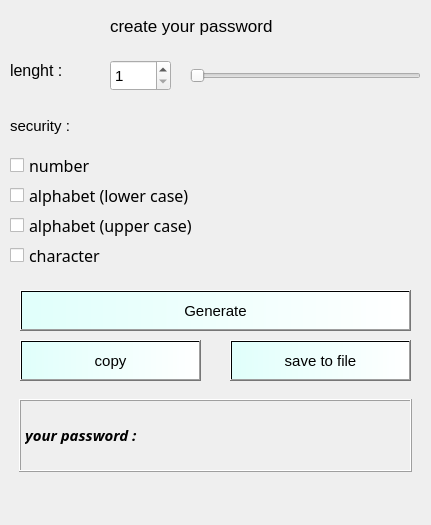
<?xml version="1.0" encoding="UTF-8"?>
<ui version="4.0">
 <class>MainWindow</class>
 <widget class="QMainWindow" name="MainWindow">
  <property name="geometry">
   <rect>
    <x>0</x>
    <y>0</y>
    <width>431</width>
    <height>525</height>
   </rect>
  </property>
  <property name="font">
   <font>
    <pointsize>11</pointsize>
   </font>
  </property>
  <property name="windowTitle">
   <string>Password Generator</string>
  </property>
  <widget class="QWidget" name="centralwidget">
   <widget class="QCheckBox" name="checkBox">
    <property name="geometry">
     <rect>
      <x>10</x>
      <y>180</y>
      <width>241</width>
      <height>31</height>
     </rect>
    </property>
    <property name="font">
     <font>
      <family>B Yekan</family>
      <pointsize>12</pointsize>
     </font>
    </property>
    <property name="text">
     <string>alphabet (lower case)</string>
    </property>
   </widget>
   <widget class="QCheckBox" name="checkBox_2">
    <property name="geometry">
     <rect>
      <x>10</x>
      <y>150</y>
      <width>111</width>
      <height>31</height>
     </rect>
    </property>
    <property name="font">
     <font>
      <family>B Yekan</family>
      <pointsize>12</pointsize>
     </font>
    </property>
    <property name="text">
     <string>number</string>
    </property>
   </widget>
   <widget class="QCheckBox" name="checkBox_3">
    <property name="geometry">
     <rect>
      <x>10</x>
      <y>210</y>
      <width>241</width>
      <height>31</height>
     </rect>
    </property>
    <property name="font">
     <font>
      <family>B Yekan</family>
      <pointsize>12</pointsize>
     </font>
    </property>
    <property name="text">
     <string>alphabet (upper case)</string>
    </property>
   </widget>
   <widget class="QCheckBox" name="checkBox_4">
    <property name="geometry">
     <rect>
      <x>10</x>
      <y>240</y>
      <width>161</width>
      <height>31</height>
     </rect>
    </property>
    <property name="font">
     <font>
      <family>B Yekan</family>
      <pointsize>12</pointsize>
     </font>
    </property>
    <property name="text">
     <string>character</string>
    </property>
   </widget>
   <widget class="QSlider" name="horizontalSlider">
    <property name="geometry">
     <rect>
      <x>190</x>
      <y>60</y>
      <width>231</width>
      <height>31</height>
     </rect>
    </property>
    <property name="minimum">
     <number>1</number>
    </property>
    <property name="maximum">
     <number>100</number>
    </property>
    <property name="pageStep">
     <number>5</number>
    </property>
    <property name="orientation">
     <enum>Qt::Horizontal</enum>
    </property>
   </widget>
   <widget class="QSpinBox" name="spinBox">
    <property name="geometry">
     <rect>
      <x>110</x>
      <y>60</y>
      <width>61</width>
      <height>31</height>
     </rect>
    </property>
    <property name="minimum">
     <number>1</number>
    </property>
    <property name="maximum">
     <number>50</number>
    </property>
   </widget>
   <widget class="QLabel" name="label_2">
    <property name="geometry">
     <rect>
      <x>10</x>
      <y>50</y>
      <width>91</width>
      <height>41</height>
     </rect>
    </property>
    <property name="font">
     <font>
      <pointsize>12</pointsize>
     </font>
    </property>
    <property name="text">
     <string>lenght : </string>
    </property>
    <property name="margin">
     <number>4</number>
    </property>
   </widget>
   <widget class="QPushButton" name="pushButton">
    <property name="geometry">
     <rect>
      <x>20</x>
      <y>290</y>
      <width>391</width>
      <height>41</height>
     </rect>
    </property>
    <property name="styleSheet">
     <string notr="true">background-color: rgb(224, 255, 251);
background-color: qlineargradient(spread:pad, x1:0, y1:0, x2:1, y2:0, stop:0 rgba(224, 255, 251, 255), stop:1 rgba(255, 255, 255, 255));</string>
    </property>
    <property name="text">
     <string>Generate</string>
    </property>
   </widget>
   <widget class="QPushButton" name="pushButton_2">
    <property name="geometry">
     <rect>
      <x>20</x>
      <y>340</y>
      <width>181</width>
      <height>41</height>
     </rect>
    </property>
    <property name="styleSheet">
     <string notr="true">background-color: rgb(224, 255, 251);
background-color: qlineargradient(spread:pad, x1:0, y1:0, x2:1, y2:0, stop:0 rgba(224, 255, 251, 255), stop:1 rgba(255, 255, 255, 255));</string>
    </property>
    <property name="text">
     <string>copy</string>
    </property>
   </widget>
   <widget class="QPushButton" name="pushButton_3">
    <property name="geometry">
     <rect>
      <x>230</x>
      <y>340</y>
      <width>181</width>
      <height>41</height>
     </rect>
    </property>
    <property name="styleSheet">
     <string notr="true">background-color: rgb(224, 255, 251);
background-color: qlineargradient(spread:pad, x1:0, y1:0, x2:1, y2:0, stop:0 rgba(224, 255, 251, 255), stop:1 rgba(255, 255, 255, 255));</string>
    </property>
    <property name="text">
     <string>save to file</string>
    </property>
   </widget>
   <widget class="QLabel" name="label_3">
    <property name="geometry">
     <rect>
      <x>110</x>
      <y>10</y>
      <width>231</width>
      <height>31</height>
     </rect>
    </property>
    <property name="font">
     <font>
      <pointsize>13</pointsize>
     </font>
    </property>
    <property name="text">
     <string>create your password</string>
    </property>
   </widget>
   <widget class="QScrollArea" name="scrollArea">
    <property name="geometry">
     <rect>
      <x>10</x>
      <y>390</y>
      <width>411</width>
      <height>91</height>
     </rect>
    </property>
    <property name="frameShape">
     <enum>QFrame::NoFrame</enum>
    </property>
    <property name="widgetResizable">
     <bool>true</bool>
    </property>
    <widget class="QWidget" name="scrollAreaWidgetContents">
     <property name="geometry">
      <rect>
       <x>0</x>
       <y>0</y>
       <width>411</width>
       <height>91</height>
      </rect>
     </property>
     <layout class="QVBoxLayout" name="verticalLayout">
      <item>
       <widget class="QLabel" name="label_4">
        <property name="font">
         <font>
          <family>Montserrat</family>
          <pointsize>11</pointsize>
          <weight>75</weight>
          <italic>true</italic>
          <bold>true</bold>
         </font>
        </property>
        <property name="frameShape">
         <enum>QFrame::Box</enum>
        </property>
        <property name="frameShadow">
         <enum>QFrame::Raised</enum>
        </property>
        <property name="text">
         <string>your password : </string>
        </property>
        <property name="scaledContents">
         <bool>true</bool>
        </property>
        <property name="textInteractionFlags">
         <set>Qt::LinksAccessibleByMouse|Qt::TextSelectableByKeyboard|Qt::TextSelectableByMouse</set>
        </property>
       </widget>
      </item>
     </layout>
    </widget>
   </widget>
   <widget class="QLabel" name="label">
    <property name="geometry">
     <rect>
      <x>10</x>
      <y>100</y>
      <width>381</width>
      <height>51</height>
     </rect>
    </property>
    <property name="text">
     <string>security : </string>
    </property>
   </widget>
  </widget>
  <widget class="QMenuBar" name="menubar">
   <property name="geometry">
    <rect>
     <x>0</x>
     <y>0</y>
     <width>431</width>
     <height>26</height>
    </rect>
   </property>
  </widget>
 </widget>
 <resources/>
 <connections/>
</ui>
